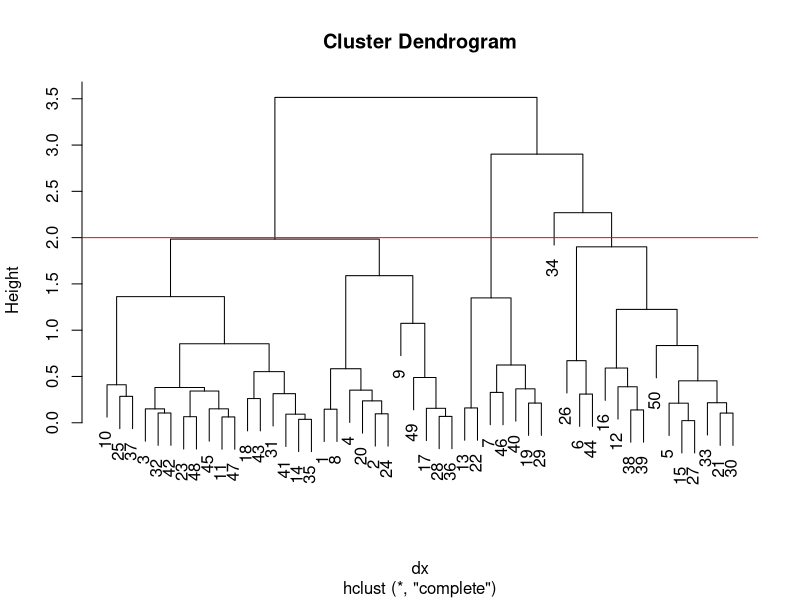

The R source for this figure:
#!/usr/bin/env Rscript
# this script does what?
# bit of reverse eng. as of ocurse no data file given, but some output yes.
# ref. https://rstudio-pubs-static.s3.amazonaws.com/443636_b649615b525f437bad4ac9fa53ebe56d.html
# only worth it for the start

# no data, so simulate 50 rows of 2 vars each
tab <- read.table("u1.tab")
m1 <- mean(tab$V1)
m2 <- mean(tab$V2)
sd1 <- sqrt(var(tab$V1))
sd2 <- sqrt(var(tab$V2))

nr <- 50 # one supposes.
hh <- 2 # height for cutree

x <- data.frame(X1=rnorm(nr, mean=m1, sd=sd1), X2=rnorm(nr, mean=m2, sd=sd2))

# It should be clear, the pairwise distance matrix is the key
dx <- dist(x)
hclust.out <- hclust(dx)

# Cut by height
# cu <- cutree(hclust.out, h = hh) # cut tree by height
cu <- cutree(hclust.out, k=4) # by number of clusts.

plot(hclust.out)
abline(h = hh, col = "red")
